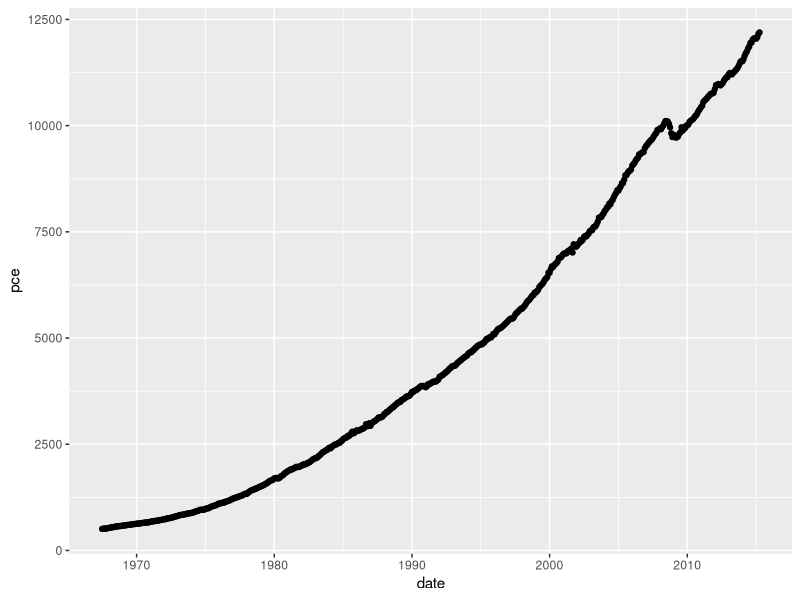
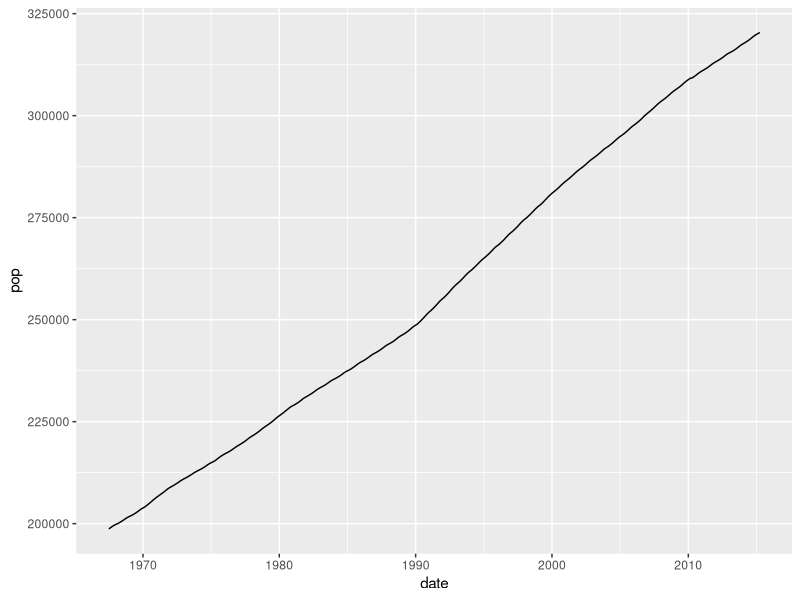
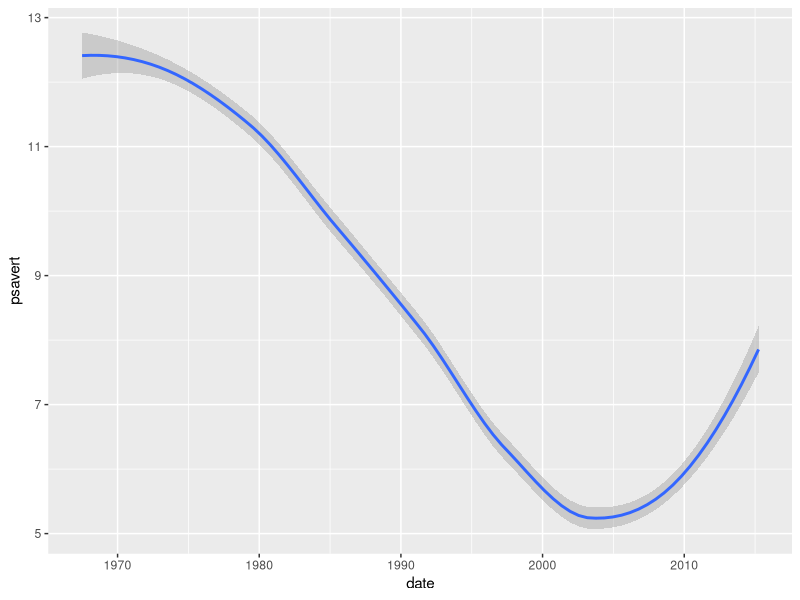
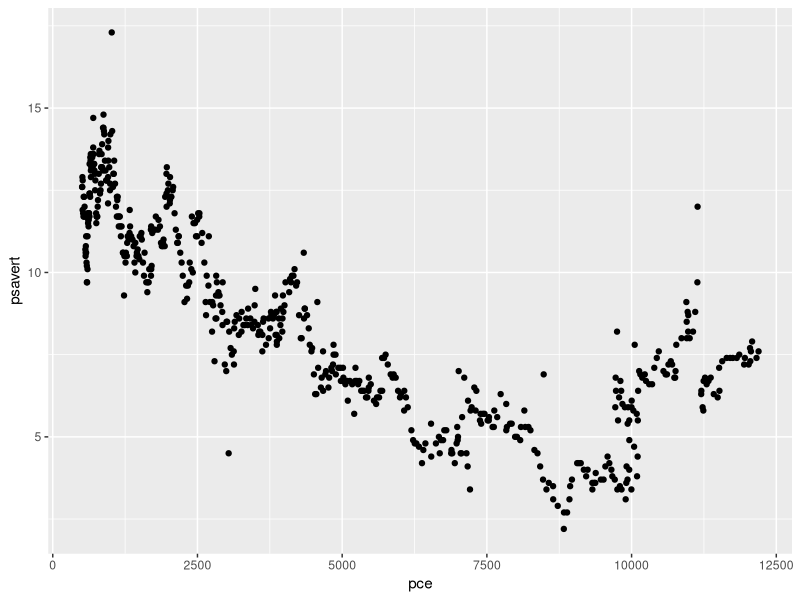
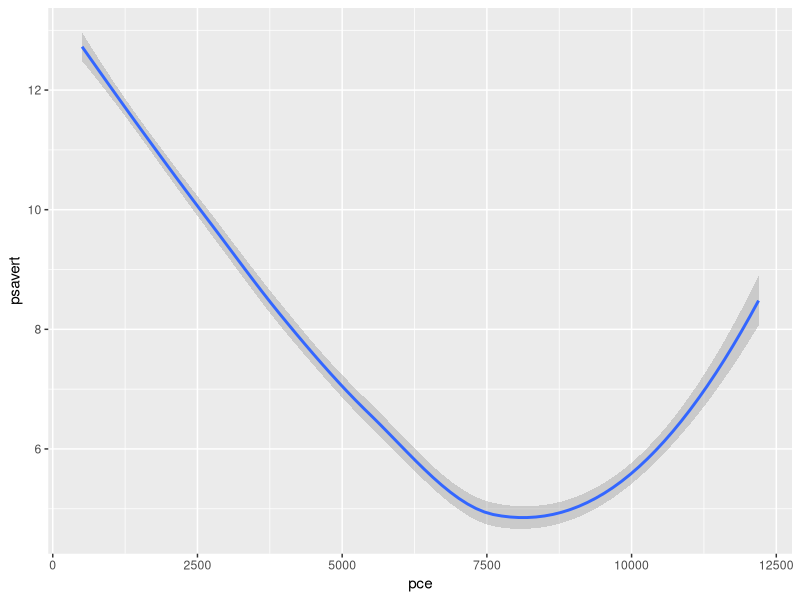
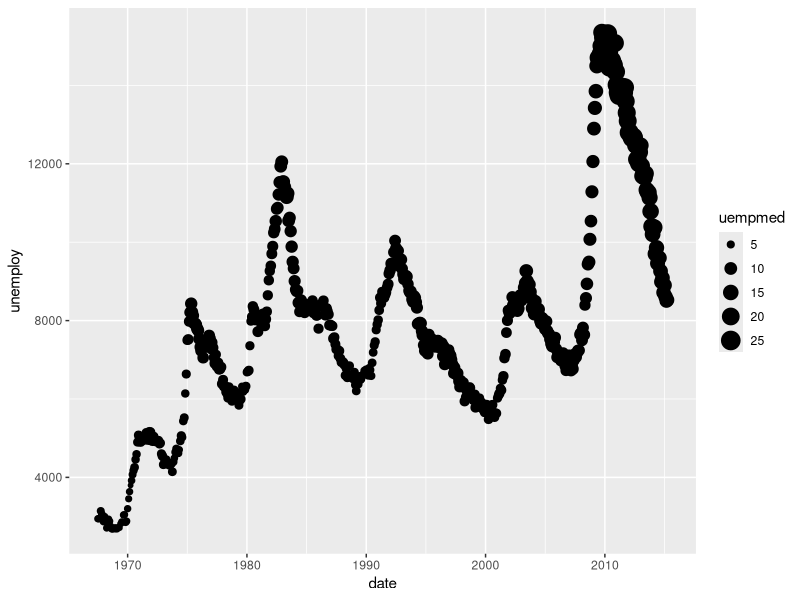
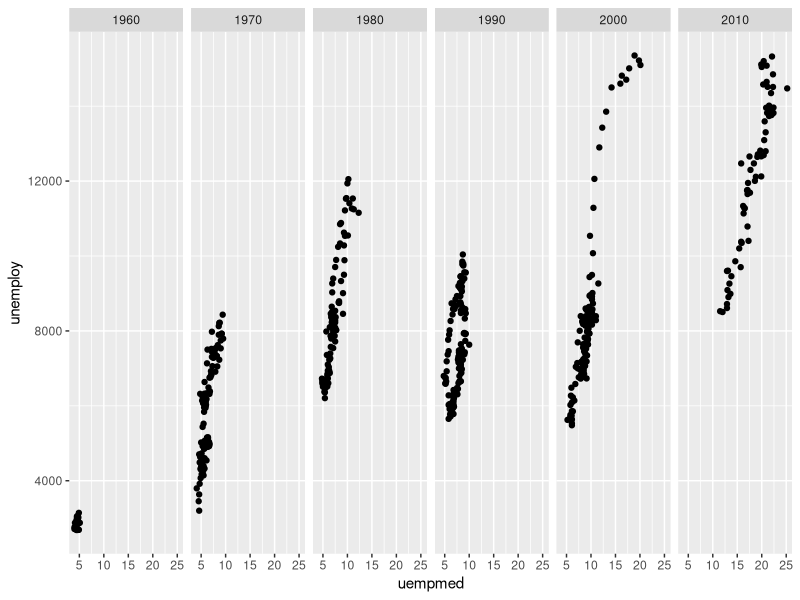
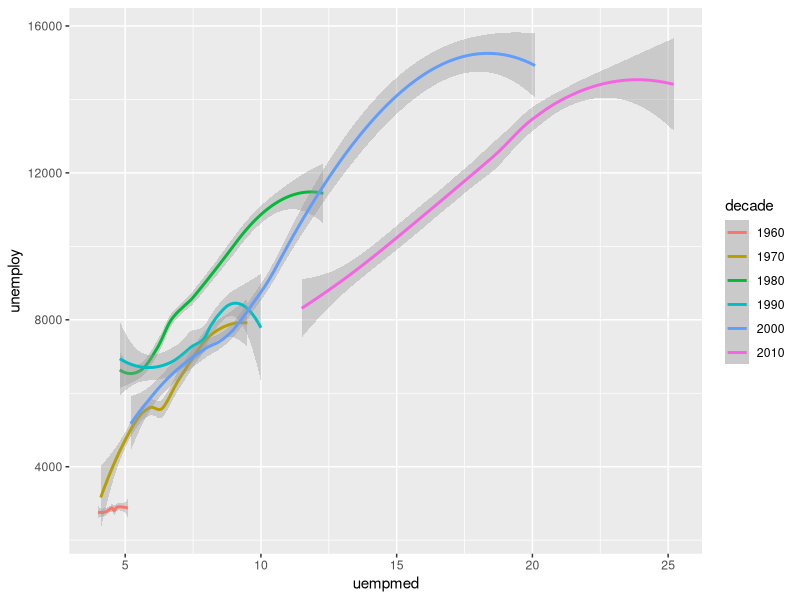

Generate these figures, in order, with R:
# Book: R for Data Science https://r4ds.had.co.nz
# Chapters 1-4 

# View dataset "economics" from ggplot2. Read help on this dataset. 
# For each variable see meaning, type and values. 

library(ggplot2)
install.packages("lubridate")
library(lubridate)

View(economics)

economics
?economics

# Exersice 1. For any of 5 timeseries (pce, pop, psavert, uempmed, unemploy) make plots (x = date) using geoms point, line and smooth.

ggplot(data = economics) + 
  geom_point(mapping = aes(x = date, y = pce))

ggsave("img/exercise_1_1.png")

ggplot(data = economics) +
  geom_line(mapping = aes(x = date, y = pop))

ggsave("img/exercise_1_2.png")

ggplot(data = economics) + 
  geom_smooth(mapping = aes(x = date, y = psavert))

ggsave("img/exercise_1_3.png")

# Exersice 2. Display pce and psavert on one plot.

ggplot(data = economics) + 
  geom_point(mapping = aes(x = pce, y = psavert))

ggplot(data = economics) + 
  geom_smooth(mapping = aes(x = pce, y = psavert))

ggsave("img/exercise_2.png")

# Exersice 3. Display three variables on one scatterplot (x = date, y = unemploy, size = uempmed).

ggplot(data = economics) + 
  geom_point(mapping = aes(x = date, y = unemploy, size = uempmed))

ggsave("img/exercise_3.png")

# Exersice 4. Run the following code line by line and explain what it does.

economics$date

year(economics$date)

my_economics <- economics
my_economics$decade <- year(economics$date) %/% 10 * 10

class(my_economics$decade)

my_economics$decade <- as.factor(my_economics$decade)

class(my_economics$decade)

# Exersice 5. Plot for x = uempmed, y = unemploy facet_wrap on decade.

?facet_wrap

ggplot(data = my_economics) + 
  geom_point(mapping = aes(x = uempmed, y = unemploy)) +
  facet_wrap(~ decade, ncol=7)

ggsave("img/exercise_5.png")

# Exersice 6. On one plot (x = uempmed, y = unemploy) display a separate geom_smoth object for each decade.

?geom_smooth

ggplot(data = my_economics) +
  geom_smooth(mapping = aes(x = uempmed, y = unemploy, color = decade)) 

ggsave("img/exercise_6.png")

# Exersice 7. Plot histogram for unemploy for each decade.

ggplot(my_economics, aes(unemploy)) +
  geom_histogram() +
  facet_wrap(~ decade)

ggsave("img/exercise_7.png")

# Exersice 8. Plot geom_boxplot and stat_summary for unemploy for each decade.

ggplot(my_economics, aes(x = decade, y = unemploy)) +
  geom_boxplot() +
  coord_flip()

ggsave("img/exercise_8_boxplot.png")

ggplot(my_economics) +
  stat_summary(
    mapping = aes(x = decade, y = unemploy),
    fun.ymin = min,
    fun.ymax = max,
    fun.y = median
    )

ggsave("img/exercise_8_stat_summary.png")

# Exersice 9. Set working directory and save one of the plots to it

# Exersice 10. Compose 3 questions (in Russian and English) on the topic 'visualisation' with 3-4 variants of answers only 1 of wich is correct



